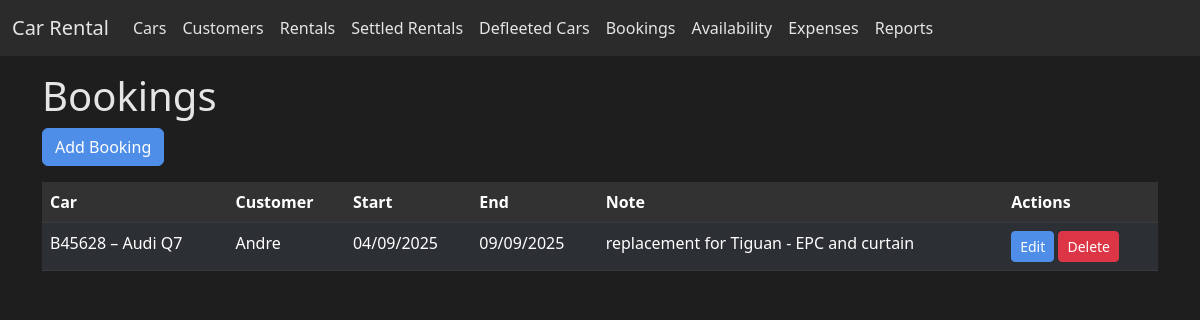
Screenshot of /bookings with the database file from the repository.
### app.py (models this page shows, shortened)
class Booking(db.Model):
    id = db.Column(db.Integer, primary_key=True)
    car_id = db.Column(db.Integer, db.ForeignKey('car.id'), nullable=False)
    customer_id = db.Column(db.Integer, db.ForeignKey('customer.id'), nullable=True)
    start_date = db.Column(db.Date, nullable=False)
    end_date = db.Column(db.Date, nullable=False)
    note = db.Column(db.String(255))
    car = db.relationship('Car', backref=db.backref('bookings', lazy=True))
    customer = db.relationship('Customer', backref=db.backref('bookings', lazy=True))

class Car(db.Model):
    id = db.Column(db.Integer, primary_key=True)
    model = db.Column(db.String(120), nullable=False)
    model_year = db.Column(db.Integer)
    licence_plate = db.Column(db.String(20), unique=True)
    colour = db.Column(db.String(50))
    mileage_at_purchase = db.Column(db.Integer)
    purchase_price = db.Column(db.Float)
    initial_investment = db.Column(db.Float)
    salik_tag = db.Column(db.String(50))
    registration_date = db.Column(db.Date)
    tracker_installed = db.Column(db.Boolean, default=False)
    passing_cost = db.Column(db.Float)
    registration_cost = db.Column(db.Float)
    insurance_cost = db.Column(db.Float)
    planned_rent = db.Column(db.Float)
    rentals = db.relationship('Rental', back_populates='car')
    expenses = db.relationship('Expense', back_populates='car')
    fines = db.relationship('Fine', back_populates='car')
    damages = db.relationship('Damage', back_populates='car')

class Customer(db.Model):
    id = db.Column(db.Integer, primary_key=True)
    name = db.Column(db.String(120), nullable=False)
    phone = db.Column(db.String(50))
    address = db.Column(db.Text)
    passport_file = db.Column(db.String(200))  # filename of uploaded passport
    license_file = db.Column(db.String(200))   # filename of uploaded licence
    rentals = db.relationship('Rental', back_populates='customer')
    fines = db.relationship('Fine', back_populates='customer')
    damages = db.relationship('Damage', back_populates='customer')

### app.py (the view)
@app.route('/bookings')
def list_bookings():
    bookings = Booking.query.order_by(Booking.start_date.desc()).all()
    return render_template('bookings.html', bookings=bookings)

### templates/bookings.html (shortened to what this page needs)
{% extends 'base.html' %}
{% block content %}
<h1>Bookings</h1>
<a href="{{ url_for('add_booking') }}" class="btn btn-primary mb-3">Add Booking</a>
<table class="table table-dark table-striped">
  <thead>
    <tr><th>Car</th><th>Customer</th><th>Start</th><th>End</th><th>Note</th><th>Actions</th></tr>
  </thead>
  <tbody>
    {% for b in bookings %}
    <tr>
      <td>{{ b.car.licence_plate }} – {{ b.car.model }}</td>
      <td>{{ b.customer.name if b.customer else '–' }}</td>
      <td>{{ b.start_date.strftime('%d/%m/%Y') }}</td>
      <td>{{ b.end_date.strftime('%d/%m/%Y') }}</td>
      <td>{{ b.note or '' }}</td>
      <td>
        <a href="{{ url_for('edit_booking', booking_id=b.id) }}" class="btn btn-sm btn-primary">Edit</a>
        <form action="{{ url_for('delete_booking', booking_id=b.id) }}" method="post" style="display:inline" onsubmit="return confirm('Delete this booking?');">
          <button type="submit" class="btn btn-sm btn-danger">Delete</button>
        </form>
      </td>
    </tr>
    {% endfor %}
  </tbody>
</table>
{% endblock %}

### static/style.css (style rules this page uses)
body { background-color: #1e1e1e; color: #e5e5e5; }
a { color: #6ab7ff; }
.table { color: #e5e5e5; }
.table th { background-color: #323232; color: #ffffff; }
.table-striped tbody tr:nth-of-type(odd) { background-color: #2a2a2a; }
.btn-primary { background-color: #4e8ee8; border-color: #4e8ee8; }
.btn-danger { background-color: #dc3545; border-color: #dc3545; color: #ffffff; }

### rows the page displays
Booking: car.licence_plate "B45628", car.model "Audi Q7", customer "Andre", start_date "04/09/2025", end_date "09/09/2025", note "replacement for Tiguan - EPC and curtain"
